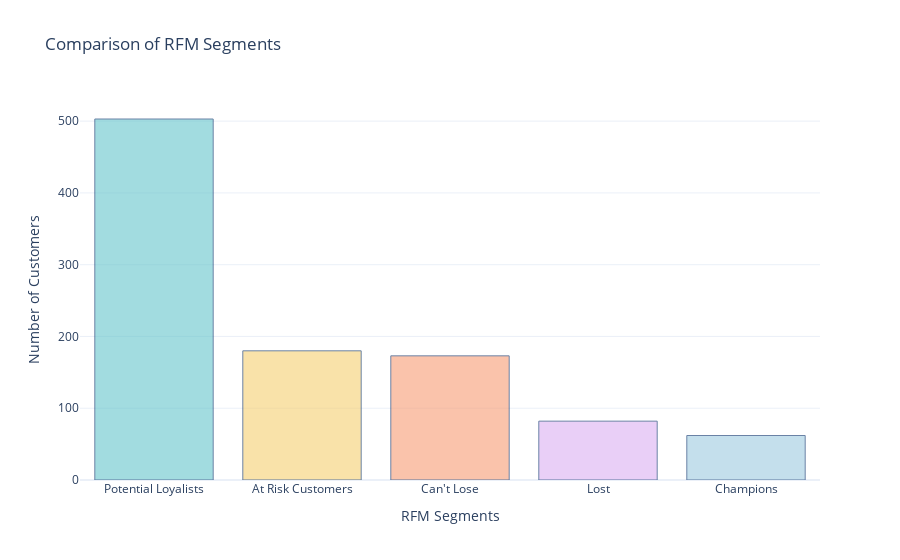

Write notebook code for a chart like this one.
### Code cell
import plotly.colors
pastel_color = plotly.colors.qualitative.Pastel
segment_counts = data['RFM Customer Segments'].value_counts()

# Create a bar chart to compare segment counts
fig = go.Figure(data=[go.Bar(x=segment_counts.index, y=segment_counts.values,
                            marker=dict(color=pastel_colors))])

# Set the color of the Champions segment as a different color
champions_color = 'rgb(158, 202, 225)'
fig.update_traces(marker_color=[champions_color if segment == 'Champions' else pastel_colors[i]
                                for i, segment in enumerate(segment_counts.index)],
                  marker_line_color='rgb(8, 48, 107)',
                  marker_line_width=1, opacity=0.6)

# Update the layout
fig.update_layout(title='Comparison of RFM Segments',
                  xaxis_title='RFM Segments',
                  yaxis_title='Number of Customers',
                  showlegend=False)

fig.show()

### Figure 1 — Plotly figure (JSON) as saved in the notebook; plotly's stock layout.template omitted (floating-point values rounded to 4 significant figures)
{"data": [{"marker": {"color": ["rgb(102, 197, 204)", "rgb(246, 207, 113)", "rgb(248, 156, 116)", "rgb(220, 176, 242)", "rgb(158, 202, 225)"], "line": {"color": "rgb(8, 48, 107)", "width": 1}}, "opacity": 0.6, "type": "bar", "x": ["Potential Loyalists", "At Risk Customers", "Can't Lose", "Lost", "Champions"], "y": [503, 180, 173, 82, 62]}], "layout": {"showlegend": false, "title": {"text": "Comparison of RFM Segments"}, "xaxis": {"title": {"text": "RFM Segments"}}, "yaxis": {"title": {"text": "Number of Customers"}}}}
